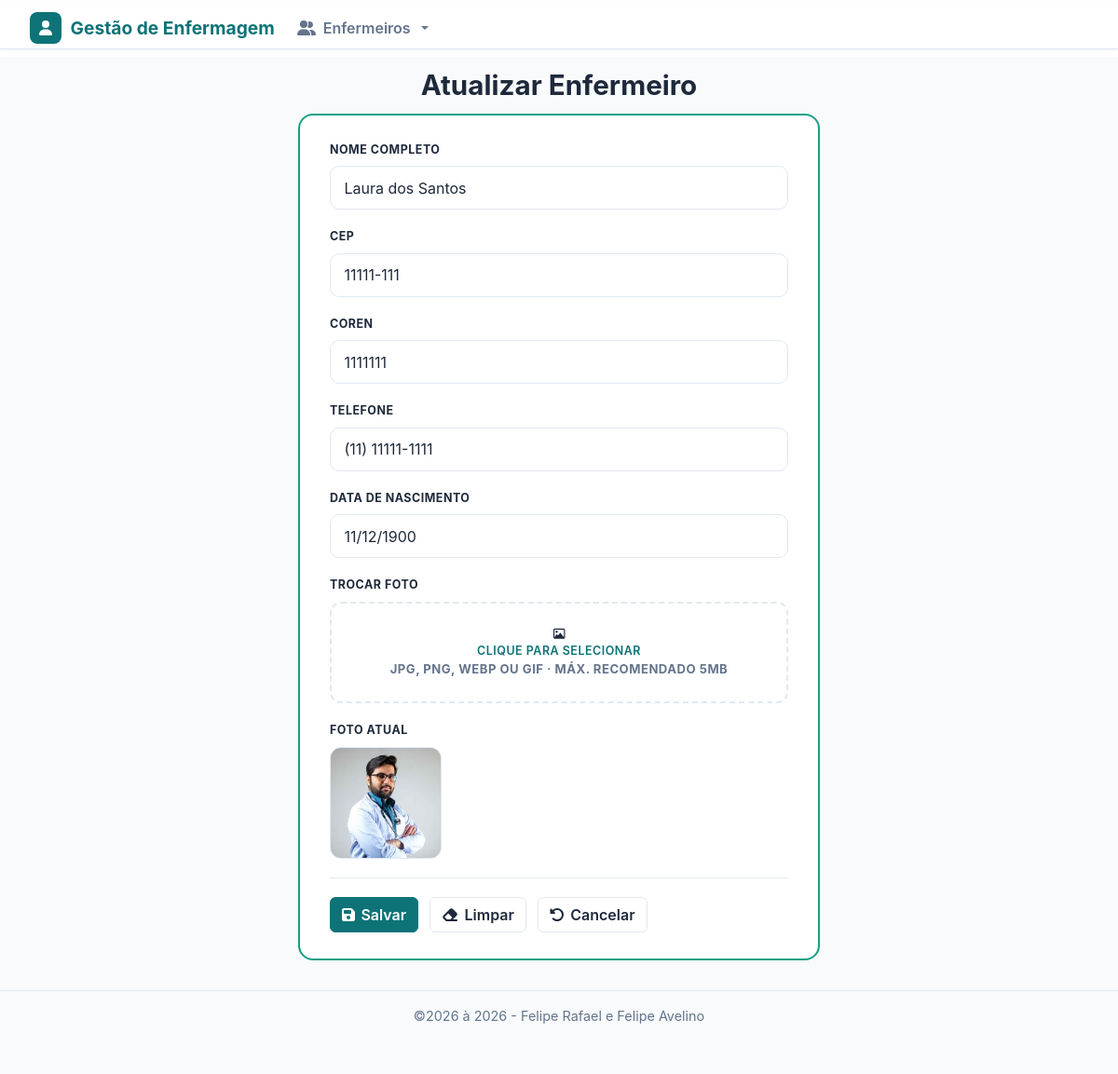
The app's page /customers/edit.php?id=4 with its own data.
### tables this page shows
CREATE TABLE `customers` (
  `id` int(11) NOT NULL,
  `name` varchar(255) NOT NULL,
  `coren` varchar(20) NOT NULL,
  `cep` varchar(9) NOT NULL,
  `phone` varchar(20) NOT NULL,
  `foto` varchar(255) NOT NULL,
  `birthdate` date NOT NULL,
  `created` datetime NOT NULL DEFAULT current_timestamp(),
  `modified` datetime NOT NULL DEFAULT current_timestamp()
);

### inc/database.php (called while the page is built, shortened)
<?php
function open_database()
{
	try {
		$conn = new mysqli(DB_HOST, DB_USER, DB_PASSWORD, DB_NAME);
		$conn->set_charset("utf8");
		return $conn;
	} catch (Exception $e) {
		throw new Exception("Erro ao conectar no banco de dados\n {$e->getMessage()}");
	}
}
function find($table = null, $id = null)
{
	$found = null;
	try {
		$database = open_database();
		if ($id) {
			$sql = "SELECT * FROM $table WHERE id = $id";
			$result = $database->query($sql);
			if ($result->num_rows > 0) {
				$found = $result->fetch_assoc();
			}
		} else {
			$sql = "SELECT * FROM $table";
			$result = $database->query($sql);
			if ($result->num_rows > 0) {
				$found = $result->fetch_all(MYSQLI_ASSOC);
			}
		}
	} catch (Exception $e) {
		$_SESSION['message'] = $e->GetMessage();
		$_SESSION['type'] = 'danger';
	}
	return $found;
}
?>

### customers/function.php (called while the page is built, shortened)
<?php
function formatData($data, $formato)
{
	$dt = new Datetime($data, new DateTimeZone("America/Sao_Paulo"));
	return $dt->format($formato);
}
function edit() {
  $now = date_create('now', new DateTimeZone('America/Sao_Paulo'));
  if (isset($_GET['id'])) {
    $id = $_GET['id'];
    if (isset($_POST['customer'])) {
      global $customer;
      $atual = find("customers", $id);
      $customer = $_POST['customer'];
      $customer['modified'] = $now->format("Y-m-d H:i:s");
      try {
        $novaFoto = uploadFoto($_FILES['foto'] ?? null);
      } catch (Exception $e) {
        $_SESSION['message'] = $e->getMessage();
        $_SESSION['type'] = 'danger';
        $customer = $atual;
        return;
      }
      if ($novaFoto) {
        deletarFoto($atual['foto'] ?? null);
        $customer['foto'] = $novaFoto;
      } else {
        $customer['foto'] = $atual['foto'] ?? null;
      }
      update("customers", $id, $customer);
      header("location: index.php");
    } else {
      $customer = find("customers", $id);
    }
  } else {
    header("location: index.php");
  }
}

### customers/edit.php (the view, shortened to what this page needs)
<?php
include "function.php";
edit();
?>
<h1 style="text-align: center;" class="titulo-modal">Atualizar Enfermeiro</h1>
<div class="form-scroll">
    <form action="edit.php?id=<?= $customer['id']; ?>" method="post" enctype="multipart/form-data" class="form-card">
        <div class="form-group">
            <label for="name">Nome completo</label>
            <input type="text" class="form-control" id="name" name="customer['name']" required
                minlength="3" maxlength="100"
                value="<?php echo $customer['name']; ?>">
        </div>
        <div class="form-group">
            <label for="cep">CEP</label>
            <input type="text" class="form-control" id="cep" name="customer['cep']" required
                inputmode="numeric" minlength="9" maxlength="9" pattern="\d{5}-\d{3}"
                title="Informe o CEP completo, com 8 números (ex: 12345-678)"
                value="<?php echo $customer['cep']; ?>">
        </div>
        <div class="form-group">
            <label for="coren">COREN</label>
            <input type="text" class="form-control" id="coren" name="customer['coren']" required
                minlength="4" maxlength="20" autocapitalize="characters" spellcheck="false"
                pattern="\d{4,7}|COREN-(AC|AL|AP|AM|BA|CE|DF|ES|GO|MA|MT|MS|MG|PA|PB|PR|PE|PI|RJ|RN|RS|RO|RR|SC|SP|SE|TO)-\d{4,7}(-(ENF|TEC|AUX|PAR|TE|AE|P))?"
                title="Informe só o número (4 a 7 dígitos) ou o registro completo, ex: COREN-SP-123456-ENF"
                value="<?php echo $customer['coren']; ?>">
        </div>
        <div class="form-group">
            <label for="phone">Telefone</label>
            <input type="text" class="form-control" id="phone" name="customer['phone']" required
                inputmode="tel" minlength="14" maxlength="15" pattern="\(\d{2}\) \d{4,5}-\d{4}"
                title="Informe o telefone com DDD, com 10 ou 11 números (ex: (11) 91234-5678)"
                value="<?php echo $customer['phone']; ?>">
        </div>
        <div class="form-group">
            <label for="birthdate">Data de Nascimento</label>
            <input type="text" class="form-control" id="birthdate" name="customer['birthdate']" required
                inputmode="numeric" minlength="10" maxlength="10" pattern="\d{2}/\d{2}/\d{4}"
                title="Informe a data completa no formato dd/mm/aaaa"
                placeholder="dd/mm/aaaa"
                value="<?php echo !empty($customer['birthdate']) ? formatData($customer['birthdate'], 'd/m/Y') : ''; ?>">
        </div>
        <div class="form-group">
            <label for="foto">Trocar Foto</label>
            <label for="foto" class="photo-upload">
                <i class="fa-regular fa-image"></i>
                <span class="photo-upload-label">Clique para selecionar</span>
                <span class="photo-upload-hint">JPG, PNG, WEBP ou GIF · máx. recomendado 5MB</span>
            </label>
        </div>
        <div class="form-group">
            <label>Foto Atual</label>
            <div class="photo-preview" id="foto-preview">
                <?php if (!empty($customer['foto'])): ?>
                    <img src="<?php echo IMG_URL . $customer['foto']; ?>" alt="Foto atual">
                <?php else: ?>
                    <i class="fa-regular fa-image"></i>
                    <span>Sem Imagem</span>
                <?php endif; ?>
            </div>
        </div>
        <div id="actions">
            <button type="submit" class="btn btn-crud-primary">
                <i class="fa-solid fa-floppy-disk"></i> Salvar
            </button>
            <button type="reset" class="btn btn-crud-secondary">
                <i class="fa-solid fa-eraser"></i> Limpar
            </button>
            <a href="index.php" class="btn btn-crud-secondary">
                <i class="fa-solid fa-rotate-left"></i> Cancelar
            </a>
        </div>
    </form>
</div>

### css/style.css (style rules this page uses)
:root { --teal: #0d7377; --teal-light: #14a085; --teal-dim: #e6f4f4; --slate: #1e293b; --muted: #64748b; --border: #e2e8f0; --surface: #f8fafc; --white: #ffffff; --red: #e53e3e; --red-dim: #fde8e8; --amber: #d97706; --amber-dim: #fef3e2; --green: #16a34a; --green-dim: #dcfce7; }
* { box-sizing: border-box; }
body { background: var(--surface); font-family: -apple-system, BlinkMacSystemFont, 'Segoe UI', Roboto, sans-serif; color: var(--slate); margin: 0; min-height: 100vh; overflow-x: hidden; display: flex; flex-direction: column; }
h1 { font-size: 1.85rem; font-weight: 700; color: var(--slate); margin-bottom: .75rem; }
.btn-crud-primary, .btn-crud-secondary, .btn-crud-view, .btn-crud-edit, .btn-crud-delete { display: inline-flex; align-items: center; gap: .4rem; font-weight: 600; border-width: 1px; border-style: solid; transition: background-color .15s ease, color .15s ease, border-color .15s ease; }
.btn-crud-primary { background: var(--teal); border-color: var(--teal); color: var(--white); }
.btn-crud-secondary { background: var(--white); border-color: var(--border); color: var(--slate); }
.form-group { margin-bottom: 1rem; }
.form-group label { font-weight: 600; color: var(--slate); font-size: .9rem; margin-bottom: .35rem; display: inline-block; }
.form-control { border: 1px solid var(--border); border-radius: 8px; color: var(--slate); }
#actions { margin-top: .5rem; padding-top: 1.25rem; border-top: 1px solid var(--border); }
.form-scroll { overflow-x: auto; -webkit-overflow-scrolling: touch; }
.form-card { max-width: 560px; margin: 0 auto; background: var(--white); border: 2px solid var(--teal-light); border-radius: 16px; padding: 1.75rem 2rem; }
.form-card .form-group { margin-bottom: 1.25rem; }
.form-card label { display: block; text-transform: uppercase; font-size: .78rem; font-weight: 700; letter-spacing: .04em; color: var(--slate); margin-bottom: .5rem; }
.form-card .form-control { padding: .65rem .9rem; border-radius: 10px; font-size: 1rem; }
.form-card .form-control::placeholder { color: var(--muted); }
.photo-upload { display: block; border: 2px dashed var(--border); border-radius: 12px; padding: 1.5rem 1rem; text-align: center; cursor: pointer; transition: border-color .15s ease, background-color .15s ease; }
.photo-upload .photo-upload-label { color: var(--teal); font-weight: 600; display: block; }
.photo-upload .photo-upload-hint { font-size: .82rem; color: var(--muted); margin-top: .25rem; }
.photo-preview { width: 120px; height: 120px; border-radius: 12px; border: 1px solid var(--border); display: flex; flex-direction: column; align-items: center; justify-content: center; overflow: hidden; color: var(--muted); font-size: .78rem; text-align: center; background: var(--surface); gap: .35rem; }
.photo-preview img { width: 100%; height: 100%; object-fit: cover; }
.form-card #actions { display: flex; gap: .75rem; flex-wrap: wrap; border-top: 1px solid var(--border); padding-top: 1.25rem; margin-top: .5rem; }

### inc/header.php (style rules this page uses)
body { padding-top: 50px; padding-bottom: 20px; }

### records on screen
customers: name "Laura dos Santos", cep "11111-111", coren "1111111", phone "(11) 11111-1111", birthdate "11/12/1900", foto (picture)

### other values on screen
$dt->format("Y") "2026"
